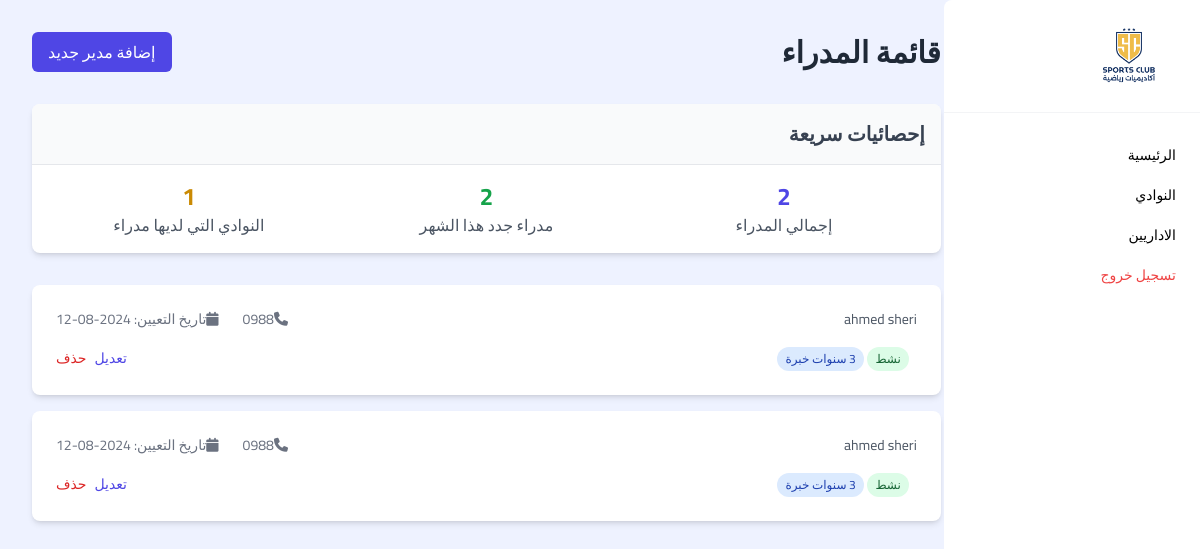
/admin_dashboard/viewDirector, run on an earlier commit of the app's database.
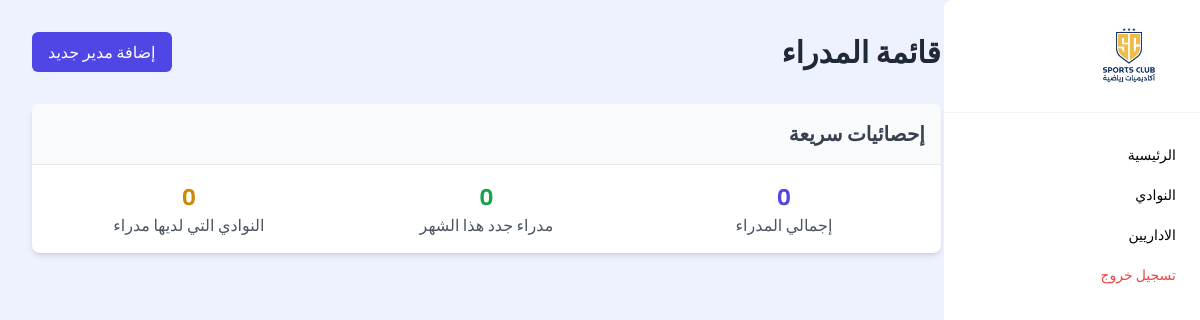
And on a later commit of the database.
### accounts/models.py (models this page shows, shortened)
class UserProfile(models.Model):
    user = models.OneToOneField(User, on_delete=models.CASCADE)
    account_type = models.CharField(max_length=250, choices=AccountTypeChoices)
    creation_date = models.DateTimeField(auto_now_add=True)
    director_profile = models.ForeignKey('DirectorProfile', on_delete=models.SET_NULL, null=True, blank=True)
    student_profile = models.ForeignKey('StudentProfile', on_delete=models.SET_NULL, null=True, blank=True)
    Coach_profile = models.ForeignKey('CoachProfile', on_delete=models.SET_NULL, null=True, blank=True)

class DirectorProfile(models.Model):
    full_name = models.CharField(max_length=50)
    phone = models.CharField(max_length=50)
    club = models.ForeignKey('ClubsModel', on_delete=models.SET_NULL, null=True)
    creation_date = models.DateTimeField(auto_now_add=True)

class ClubsModel(models.Model):
    name = models.CharField(max_length=250, null=True, verbose_name="اسم الاكادمية")
    city = models.CharField(max_length=255, choices = citys, null=True, verbose_name="المدينة")
    district = models.CharField(max_length=250, null=True, verbose_name="الحي")
    street = models.CharField(max_length=250, null=True, verbose_name="الشارع")
    creation_date = models.DateTimeField(auto_now_add=True)

### admin_dashboard/views.py (the view)
# urls.py: path('viewDirector', views.viewDirector, name="viewDirector"),
def viewDirector(request):
    date_time_now = datetime.now()
    directors = UserProfile.objects.filter(account_type='2')
    this_month_directors = directors.filter(creation_date__year=date_time_now.year, creation_date__month=date_time_now.month)
    Clubs = ClubsModel.objects.all()
    Directors = DirectorProfile.objects.all()
    clubs_have_Director = 0
    for i in Clubs:
        if Directors.filter(club=i).exists():clubs_have_Director+=1
        break
    return render(request, 'admin_dashboard/Director/viewDirector.html', {'directors':directors, 'this_month_directors':this_month_directors, 'clubs_have_Director':clubs_have_Director})

### templates/admin_dashboard/Director/viewDirector.html (shortened to what this page needs)
{% extends "base_admin_dashboard.html" %} {% load static %} {% block content %}
<section class="bg-indigo-50 w-full min-h-screen p-4 md:p-8">
  <div class="max-w-6xl mx-auto md:pr-[20%]">
    <div class="flex justify-between items-center mb-8">
      <h1 class="text-3xl font-bold text-gray-800">قائمة المدراء</h1>
      <a
        href="{% url 'addDirector' %}"
        class="bg-indigo-600 text-white px-4 py-2 rounded-md hover:bg-indigo-700 transition duration-300 ease-in-out"
        >إضافة مدير جديد</a
      >
    </div>
    <div class="bg-white rounded-lg shadow-md overflow-hidden mb-8">
      <div class="p-4 bg-gray-50 border-b border-gray-200">
        <h2 class="text-xl font-semibold text-gray-700">إحصائيات سريعة</h2>
      </div>
      <div class="p-4 grid grid-cols-1 md:grid-cols-3 gap-4">
        <div class="text-center">
          <p class="text-2xl font-bold text-indigo-600">{{directors.count}}</p>
          <p class="text-gray-600">إجمالي المدراء</p>
        </div>
        <div class="text-center">
          <p class="text-2xl font-bold text-green-600">{{this_month_directors.count}}</p>
          <p class="text-gray-600">مدراء جدد هذا الشهر</p>
        </div>
        <div class="text-center">
          <p class="text-2xl font-bold text-yellow-600">{{clubs_have_Director}}</p>
          <p class="text-gray-600">النوادي التي لديها مدراء</p>
        </div>
      </div>
    </div>
    <ul class="space-y-4">
      {% for director in directors %}
      <li class="bg-white rounded-lg shadow-md overflow-hidden">
        <div class="p-6">
          <div
            class="flex flex-col md:flex-row md:items-center md:justify-between"
          >
            <div class="mb-4 md:mb-0">
              <p class="text-sm text-gray-600">{{director.director_profile.club.name}}</p>
            </div>
            <div
              class="flex flex-col md:flex-row md:items-center space-y-2 md:space-y-0 md:space-x-4 rtl:space-x-reverse"
            >
              <span class="text-sm text-gray-500"
                ><i class="fas fa-phone mr-2"></i>{{director.director_profile.phone}}</span
              >
              <span class="text-sm text-gray-500"
                ><i class="fas fa-calendar mr-2"></i>تاريخ التعيين:
                {{director.creation_date|date:'Y-m-d'}}</span
              >
            </div>
          </div>
          <div class="mt-4 flex flex-wrap justify-between items-center">
            <div class="mt-2 md:mt-0">
              <span
                class="inline-block bg-green-100 text-green-800 text-xs px-2 py-1 rounded-full mr-2"
                >نشط</span
              >
              <span
                class="inline-block bg-blue-100 text-blue-800 text-xs px-2 py-1 rounded-full"
                >3 سنوات خبرة</span
              >
            </div>
            <div class="mt-4 md:mt-0 flex space-x-2 rtl:space-x-reverse">
              <a
                href="{% url 'editDirector' director.id %}"
                class="text-indigo-600 hover:text-indigo-800 text-sm font-medium"
                >تعديل</a
              >
              <a
                href="{% url 'deleteDirector' director.id %}"
                class="text-red-600 hover:text-red-800 text-sm font-medium"
                >حذف</a
              >
            </div>
          </div>
        </div>
      </li>
      {% endfor %}
    </ul>
  </div>
</section>
{% endblock content %}

### templates/base_admin_dashboard.html (shortened to what this page needs)
{% load static %}
<!DOCTYPE html>
<html lang="en">
  <head>
    <link
      rel="stylesheet"
      href="https://cdnjs.cloudflare.com/ajax/libs/font-awesome/6.6.0/css/all.min.css"
    />
  </head>
  <body dir="rtl" lang="ar">
    {% include 'parts/admin_dashboard/navbar.html' %} {% block content %} {% endblock %}
    <script src="https://cdn.tailwindcss.com"></script>
  </body>
</html>

### templates/parts/admin_dashboard/navbar.html (shortened to what this page needs)
{% load static %}
{% block content %}
<div
  id="sidebar"
  class="fixed inset-y-0 right-0 z-40 flex w-64 flex-col justify-between rounded-l-lg bg-white transition-transform duration-300 ease-in-out translate-x-full md:translate-x-0"
>
  <div class=" py-4 border-b border-gray-100">
      <img src="{% static 'images/logo.jpg' %}" class="h-16 sm:h-20" />
  </div>
  <nav class="mt-6 flex flex-1 flex-col">
    <div class="space-y-1 px-2">
      <a
        href="/admin_dashboard"
        class="group flex items-center rounded-md px-4 py-2 text-sm font-medium transition-all duration-150 ease-in-out text-black hover:bg-indigo-100 hover:text-indigo-800"
      >
        <span
          class="transition-transform duration-200 ease-in-out group-hover:translate-x-1"
          >الرئيسية</span
        >
      </a>
      <a
        href="/admin_dashboard/viewClub"
        class="group flex items-center rounded-md px-4 py-2 text-sm font-medium transition-all duration-150 ease-in-out text-black hover:bg-indigo-100 hover:text-indigo-800"
      >
        <span
          class="transition-transform duration-200 ease-in-out group-hover:translate-x-1"
          >النوادي</span
        >
      <a
        href="/admin_dashboard/viewDirector"
        class="group flex items-center rounded-md px-4 py-2 text-sm font-medium transition-all duration-150 ease-in-out text-black hover:bg-indigo-100 hover:text-indigo-800"
      >
        <span
          class="transition-transform duration-200 ease-in-out group-hover:translate-x-1"
          >الاداريين</span
        >
      </a>
    </div>
    <a href="{% url 'signout' %}" class="w-full px-4 pb-4 pt-1">
      <button
        type="submit"
        class="group flex w-full items-center rounded-md px-2 py-2 text-sm font-medium text-red-500 transition-all duration-150 ease-in-out hover:bg-indigo-100 hover:text-indigo-800"
      >
        <span
          class="transition-transform duration-200 ease-in-out group-hover:translate-x-1"
        >
          تسجيل خروج
        </span>
      </button>
    </a>
  </nav>
</div>
{% endblock content %}

### templates/base_admin_dashboard.html (style rules this page uses)
body { font-family: "Cairo", sans-serif; }

What changed in the data, as far as the page shows it:
removed UserProfile: director_profile.club.name "ahmed sheri", director_profile.phone "0988", creation_date "2024-08-12"
removed UserProfile: director_profile.club.name "ahmed sheri", director_profile.phone "0988", creation_date "2024-08-12"
Also different on the page:
{{ directors.count }}: "2" → "0"
{{ this_month_directors.count }}: "2" → "0"
{{ clubs_have_Director }}: "1" → "0"
